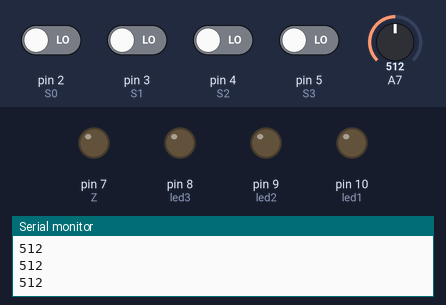
This sketch was run on a simulated Arduino Uno, built with avr-gcc and run on an emulated ATmega328P. On the bench: output pins drawn as LEDs (lit = HIGH), the last lines printed to the serial monitor. The test bench sets the inputs (shaded band); at power-on: pin 2 (S0), pin 3 (S1), pin 4 (S2), pin 5 (S3) LOW, A7 = 512.

Above: at 1.2 s.
1.3 s: pin 2 (S0) driven HIGH
At 2.2 s:
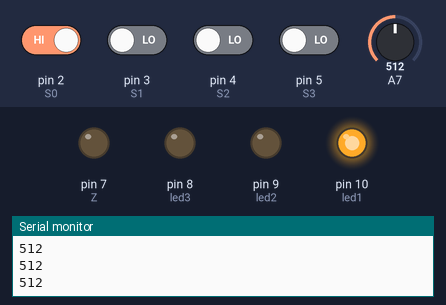
2.8 s: A7 set to 531
At 3.4 s:
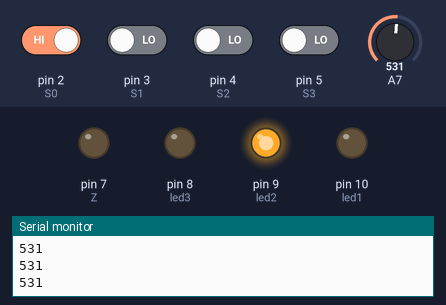
4.3 s: pin 5 (S3) driven HIGH
At 5.5 s:
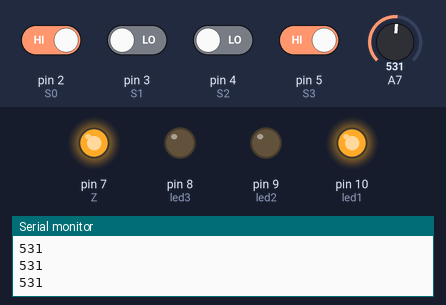
5.8 s: pin 3 (S1) driven HIGH
At 6.9 s:
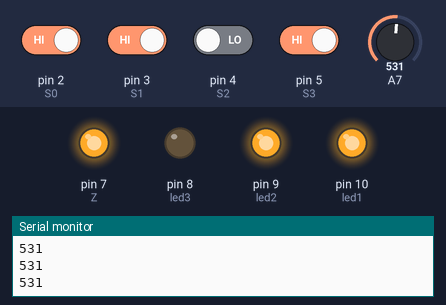
7.3 s: pin 4 (S2) driven HIGH
At 8.0 s:
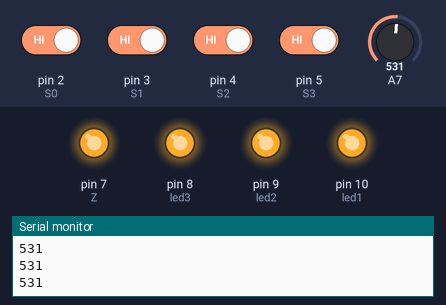
8.8 s: pin 2 (S0) driven LOW
At 10.2 s:
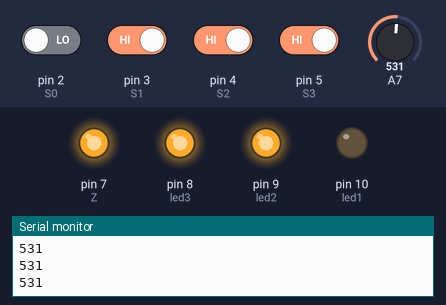
Timing chart, 0 to 11.3 s (numbered marks = the images above; inputs shaded):
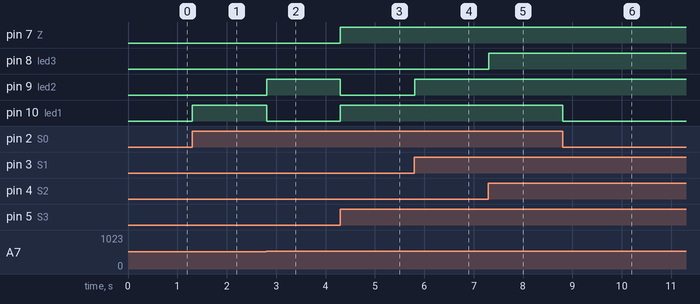

Measured:
- the behaviour switches between 530 and 531 on A7 (found by bisection; images 1 and 2)
- after the input at 1.3 s, pin 10 (led1): LOW → HIGH at once
- after the input at 2.8 s, pin 9 (led2): LOW → HIGH at once; pin 10 (led1): HIGH → LOW at once
- after the input at 4.3 s, pin 7 (Z), pin 10 (led1): LOW → HIGH at once; pin 9 (led2): HIGH → LOW at once
- after the input at 5.8 s, pin 9 (led2): LOW → HIGH at once
- after the input at 7.3 s, pin 8 (led3): LOW → HIGH at once
- after the input at 8.8 s, pin 10 (led1): HIGH → LOW at once

The sketch:

Lab3corte.ino
```cpp
//Programa Laboratorio 5.
//Andrés Gómez CODIGO 2154714 David Sandoval codigo 2142786
//Version 1.1
//clases
class inputs{ // creamos clase para las entradas
 private:

 int S0;  //DIPSW1
 int S1;  //DIPSW2
 int S2;  //DIPSW3
 int S3;  //DIPSW4
 int Z;   //ENTRADA ANÁLOGA
 public:

 void set_input_ports( int s00, int s01, int s02, int s03,int an) //SET DE LOS PUERTOS DE ENTRADA

 {

  S0=s00;
  S1=s01;
  S2=s02;
  S3=s03;
  Z=an;

 }
 void config_inputs()//declaramos que los puertos son entradas

 {

 pinMode(S0, INPUT);//entradas digitales
 pinMode(S1, INPUT);
 pinMode(S2, INPUT);
 pinMode(S3, INPUT);
 pinMode(Z,  INPUT);//entrada analoga


 }
  int read_input(int in)// leer y retornar el valor digital leido

 {
 int val;
 val=digitalRead(in);// lee el puerto indicado
 return val;


 }
 int read_analog_input(int in)// lee y retorna el valor analogo convertido a digital

 {
 int val;
 val=analogRead(in);;// lee el puerto analogo indicado
 return val;


 }


};


class led_control{// clase para las salidas

 private:

 int led1;//LED1
 int led2;//LED2
 int led3;//LED3
 int led4;//LED4


 public:


 void set_led_ports(int p1, int p2, int p3, int p4) //SET DE LOS PUERTOS DE SALIDA


 {

 led1=p1;
 led2=p2;
 led3=p3;
 led4=p4;

 }

 void config_leds()// DECLARAMOS QUE PUERTOS SON DE SALIDA

 {

 pinMode(led1, OUTPUT);
 pinMode(led2, OUTPUT);
 pinMode(led3, OUTPUT);
 pinMode(led4, OUTPUT);


 }

 void set_leds(int led) // funcion para prender led

 {

 digitalWrite(led, HIGH);


 }

 void clear_leds(int led)// funcion para apagar led


 {

 digitalWrite(led, LOW);


 }


 };

//creamos los objetos a utilizar
inputs entradas;
led_control leds_ejemplo;


void setup()//configuracion

 {
 entradas.set_input_ports(5,4,3,2,7); //indicamos los puertos de entrada segun se tenga en el montaje fisico

 entradas.config_inputs();// se configuran estos puertos como entrada

 leds_ejemplo.set_led_ports(10,9,8,7);//indicamos los puertos de salida segun se tenga en el montaje fisico

 leds_ejemplo.config_leds();// se configuran estos puertos como salida
 Serial.begin(9600);// iniciar velocidad de intercambio de datos con el monitor serial


 }


void loop()// principal

 {
  // inicia el ciclo del programa principal
  // declaramos los valores para usar en las funciones
int S0=2;
int S1=3;
int S2=4;
int S3=5;
int val=0;
int Z=7;
val=entradas.read_analog_input(Z);// lee entrada analoga
Serial.println(val);//imprime la entrada analoga
delay(1);// delay de 1 ms para percibir los datos en el monitor serial
 if (entradas.read_input(S3) == HIGH ){// evalua el dpsw3 para saber que modo elige
      modo1();// passthrough
      }

 else{
      modo2();//Analog Reference.
      }

 }

 void modo2(){// modo Analog Reference.
  //declara los valores que se van a mandar a las funciones

int S0=2;
int S1=3;
int S2=4;
int S3=5;
int Z=7;
int led1=10;
int led2=9;
int led3=8;
int led4=7;
int tol;
leds_ejemplo.clear_leds(7);
tol=tolerancia();// se recibe el valor para elegir el caso
switch(tol){

  case 7:


         //para +- 7%

              if (entradas.read_analog_input(Z)>573) //si supera la tolerancia positiva
              {
                leds_ejemplo.set_leds(led3);
                leds_ejemplo.clear_leds(led1);
                leds_ejemplo.clear_leds(led2);
              }


              else if (entradas.read_analog_input(Z)<573 && entradas.read_analog_input(Z)>498)//si se encuentra dentro del rango de tolerancias
              {
                leds_ejemplo.set_leds(led2);
                leds_ejemplo.clear_leds(led1);
                leds_ejemplo.clear_leds(led3);
              }


              else if (entradas.read_analog_input(Z)<498)//si supera la tolerancia negativa
              {
                leds_ejemplo.set_leds(led1);
                leds_ejemplo.clear_leds(led3);
                leds_ejemplo.clear_leds(led2);
              }
              break;

        case 6:
              //para +- 6%

               if (entradas.read_analog_input(Z)>568) //si supera la tolerancia positiva
              {
                leds_ejemplo.set_leds(led3);
                leds_ejemplo.clear_leds(led1);
                leds_ejemplo.clear_leds(led2);
              }


              else if (entradas.read_analog_input(Z)<568 && entradas.read_analog_input(Z)>503)//si se encuentra dentro del rango de tolerancias
              {
                leds_ejemplo.set_leds(led2);
                 leds_ejemplo.clear_leds(led1);
                leds_ejemplo.clear_leds(led3);
              }


              else if (entradas.read_analog_input(Z)<503)//si supera la tolerancia negativa
              {
                leds_ejemplo.set_leds(led1);
                 leds_ejemplo.clear_leds(led3);
                leds_ejemplo.clear_leds(led2);
              }
              break;
       case 5://para +- 5%

               if (entradas.read_analog_input(Z)>562) //si supera la tolerancia positiva
              {
                leds_ejemplo.set_leds(led3);
                 leds_ejemplo.clear_leds(led1);
                leds_ejemplo.clear_leds(led2);
              }


              else if (entradas.read_analog_input(Z)<562 && entradas.read_analog_input(Z)>509)//si se encuentra dentro del rango de tolerancias
              {
                leds_ejemplo.set_leds(led2);
                 leds_ejemplo.clear_leds(led1);
                leds_ejemplo.clear_leds(led3);
              }


              else if (entradas.read_analog_input(Z)<509)//si supera la tolerancia negativa
              {
                leds_ejemplo.set_leds(led1);
                 leds_ejemplo.clear_leds(led3);
                leds_ejemplo.clear_leds(led2);
              }
              break;
        case 4://para +- 4%

               if (entradas.read_analog_input(Z)>557) //si supera la tolerancia positiva
              {
                leds_ejemplo.set_leds(led3);
                leds_ejemplo.clear_leds(led1);
                leds_ejemplo.clear_leds(led2);
              }


              else if (entradas.read_analog_input(Z)<557 && entradas.read_analog_input(Z)>514)//si se encuentra dentro del rango de tolerancias
              {
                leds_ejemplo.set_leds(led2);
                 leds_ejemplo.clear_leds(led1);
                leds_ejemplo.clear_leds(led3);
              }


              else if (entradas.read_analog_input(Z)<514)//si supera la tolerancia negativa
              {
                leds_ejemplo.set_leds(led1);
                leds_ejemplo.clear_leds(led3);
                leds_ejemplo.clear_leds(led2);
              }
              break;

       case 3://para +- 3%

               if (entradas.read_analog_input(Z)>552) //si supera la tolerancia positiva
              {
                leds_ejemplo.set_leds(led3);
                leds_ejemplo.clear_leds(led1);
                leds_ejemplo.clear_leds(led2);
              }


              else if (entradas.read_analog_input(Z)<552 && entradas.read_analog_input(Z)>520)//si se encuentra dentro del rango de tolerancias
              {
                leds_ejemplo.set_leds(led2);
                leds_ejemplo.clear_leds(led1);
                leds_ejemplo.clear_leds(led3);
              }


              else if (entradas.read_analog_input(Z)<520)//si supera la tolerancia negativa
              {
                leds_ejemplo.set_leds(led1);
                leds_ejemplo.clear_leds(led3);
                leds_ejemplo.clear_leds(led2);
              }
              break;

         case 2://para +- 2%

               if (entradas.read_analog_input(Z)>547) //si supera la tolerancia positiva
              {
                leds_ejemplo.set_leds(led3);
                leds_ejemplo.clear_leds(led1);
                leds_ejemplo.clear_leds(led2);
              }


              else if (entradas.read_analog_input(Z)<547 && entradas.read_analog_input(Z)>525)//si se encuentra dentro del rango de tolerancias
              {
                leds_ejemplo.set_leds(led2);
                leds_ejemplo.clear_leds(led1);
                leds_ejemplo.clear_leds(led3);
              }


              else if (entradas.read_analog_input(Z)<525)//si supera la tolerancia negativa
              {
                leds_ejemplo.set_leds(led1);
                 leds_ejemplo.clear_leds(led3);
                leds_ejemplo.clear_leds(led2);
              }
              break;

          case 1://para +- 1%

              if (entradas.read_analog_input(Z)>541) //si supera la tolerancia positiva
              {
                leds_ejemplo.set_leds(led3);
                 leds_ejemplo.clear_leds(led1);
                leds_ejemplo.clear_leds(led2);
              }


              else if(entradas.read_analog_input(Z)<541 && entradas.read_analog_input(Z)>530)//si se encuentra dentro del rango de tolerancias
              {
                leds_ejemplo.set_leds(led2);
                 leds_ejemplo.clear_leds(led1);
                leds_ejemplo.clear_leds(led3);
              }


              else if (entradas.read_analog_input(Z)<530)//si supera la tolerancia negativa
              {
                leds_ejemplo.set_leds(led1);
                 leds_ejemplo.clear_leds(led3);
                leds_ejemplo.clear_leds(led2);
              }
              break;
         default: // 0 de tolerencia

             if (entradas.read_analog_input(Z)==536)// solo prende con el valor de referencia
              {
                leds_ejemplo.set_leds(led2);
                leds_ejemplo.clear_leds(led1);
                leds_ejemplo.clear_leds(led3);
              }
              else{
                leds_ejemplo.clear_leds(led3);
                leds_ejemplo.clear_leds(led1);
                leds_ejemplo.clear_leds(led2);
              }
              break;


}

 }
 void modo1(){ // modo  Passthrough.
  //declaramos los valores que se van a mandar a las funciones
int S0=2;
int S1=3;
int S2=4;
int S3=5;

    if (entradas.read_input(S3) == HIGH ){// si dpsw3 esta activo
      leds_ejemplo.set_leds(7);
      }
      else{
      leds_ejemplo.clear_leds(7);
      }
    if (entradas.read_input(S1) == HIGH ){// si dpsw1 esta activo
      leds_ejemplo.set_leds(9);
      }
      else{
      leds_ejemplo.clear_leds(9);
      }
    if (entradas.read_input(S2) == HIGH ){// si dpsw2 esta activo
      leds_ejemplo.set_leds(8);
      }
      else{
      leds_ejemplo.clear_leds(8);
      }
    if (entradas.read_input(S0) == HIGH ){// si dpsw0 esta activo
      leds_ejemplo.set_leds(10);
      }
      else{
      leds_ejemplo.clear_leds(10);
      }
 }
 int tolerancia(){ //funcion para devolver el valor de la tolerancia seleecionada
  //declaramos valores que se envian a las funciones
int S0=2;
int S1=3;
int S2=4;
int S3=5;
int caso=0;//valor a devolver
 if (entradas.read_input(S2)==HIGH && entradas.read_input(S1)==HIGH && entradas.read_input(S0)==HIGH){// si es 7 en binario
  caso=7;
  return caso;
 }
  if (entradas.read_input(S2)==HIGH && entradas.read_input(S1)==HIGH && entradas.read_input(S0)==LOW){// si es 6 en binario
  caso=6;
  return caso;
 }
  if (entradas.read_input(S2)==HIGH && entradas.read_input(S1)==LOW && entradas.read_input(S0)==HIGH){// si es 5 en binario
  caso=5;
  return caso;
 }
  if (entradas.read_input(S2)==HIGH && entradas.read_input(S1)==LOW && entradas.read_input(S0)==LOW){// si es 4 en binario
  caso=4;
  return caso;
 }
  if (entradas.read_input(S2)==LOW && entradas.read_input(S1)==HIGH && entradas.read_input(S0)==HIGH){// si es 3 en binario
  caso=3;
  return caso;
 }
  if (entradas.read_input(S2)==LOW && entradas.read_input(S1)==HIGH && entradas.read_input(S0)==LOW){// si es 2 en binario
  caso=2;
  return caso;
 }
  if (entradas.read_input(S2)==LOW && entradas.read_input(S1)==LOW && entradas.read_input(S0)==HIGH){// si es 1 en binario
  caso=1;
  return caso;
 }
return caso;// si es 0 en binario, ninguno esta activo
 }
```
